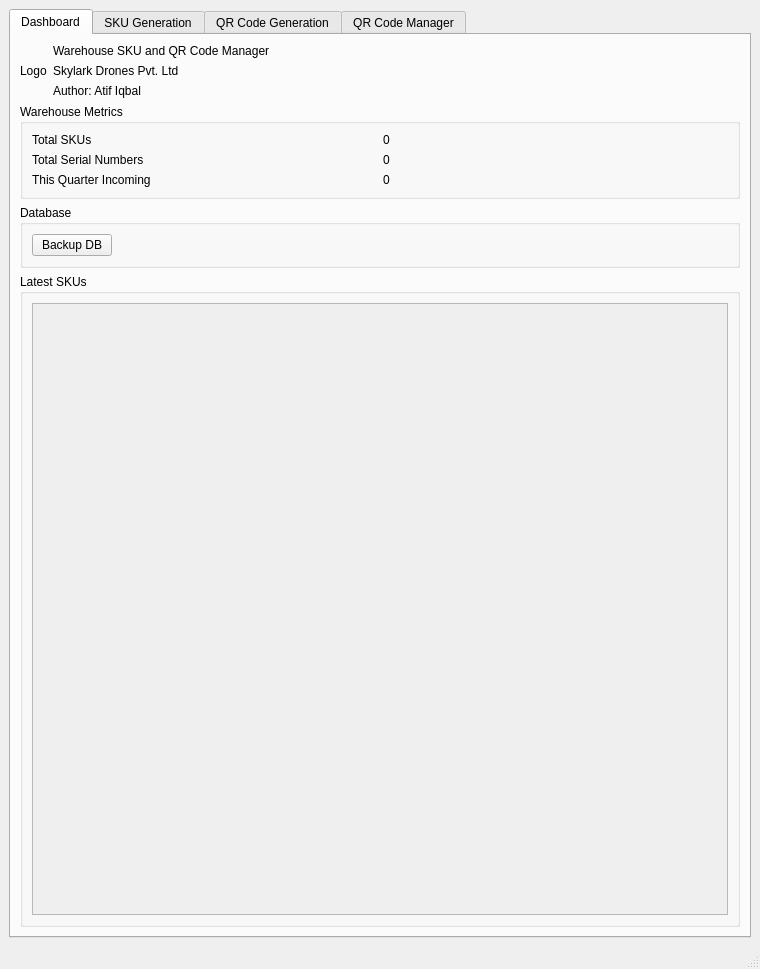
<?xml version="1.0" encoding="UTF-8"?>
<ui version="4.0">
 <class>MainWindow</class>
 <widget class="QMainWindow" name="MainWindow">
  <property name="windowTitle">
   <string>Warehouse SKU and QR Code Manager</string>
  </property>
  <widget class="QWidget" name="centralwidget">
   <layout class="QVBoxLayout" name="mainLayout">
    <item>
     <widget class="QTabWidget" name="mainTabWidget">
      <widget class="QWidget" name="dashboardTab">
       <attribute name="title">
        <string>Dashboard</string>
       </attribute>
       <layout class="QVBoxLayout" name="dashboardLayout">
        <item>
         <layout class="QHBoxLayout" name="dashboardLogoLayout">
          <item>
           <widget class="QLabel" name="companyLogoLabel">
            <property name="text">
             <string>Logo</string>
            </property>
           </widget>
          </item>
          <item>
           <layout class="QVBoxLayout" name="companyInfoLayout">
            <item>
             <widget class="QLabel" name="softwareNameLabel">
              <property name="text">
               <string>Warehouse SKU and QR Code Manager</string>
              </property>
             </widget>
            </item>
            <item>
             <widget class="QLabel" name="companyNameLabel">
              <property name="text">
               <string>Skylark Drones Pvt. Ltd</string>
              </property>
             </widget>
            </item>
            <item>
             <widget class="QLabel" name="authorLabel">
              <property name="text">
               <string>Author: Atif Iqbal</string>
              </property>
             </widget>
            </item>
           </layout>
          </item>
          <item>
           <spacer name="dashboardLogoSpacer">
            <property name="orientation">
             <enum>Qt::Horizontal</enum>
            </property>
            <property name="sizeHint" stdset="0">
             <size>
              <width>40</width>
              <height>20</height>
             </size>
            </property>
           </spacer>
          </item>
         </layout>
        </item>
        <item>
         <widget class="QGroupBox" name="metricsGroupBox">
          <property name="title">
           <string>Warehouse Metrics</string>
          </property>
          <layout class="QGridLayout" name="metricsGridLayout">
           <item row="0" column="0">
            <widget class="QLabel" name="totalSkusLabel">
             <property name="text">
              <string>Total SKUs</string>
             </property>
            </widget>
           </item>
           <item row="0" column="1">
            <widget class="QLabel" name="totalSkusValueLabel">
             <property name="text">
              <string>0</string>
             </property>
            </widget>
           </item>
           <item row="1" column="0">
            <widget class="QLabel" name="totalBarcodesLabel">
             <property name="text">
              <string>Total Serial Numbers</string>
             </property>
            </widget>
           </item>
           <item row="1" column="1">
            <widget class="QLabel" name="totalBarcodesValueLabel">
             <property name="text">
              <string>0</string>
             </property>
            </widget>
           </item>
           <item row="2" column="0">
            <widget class="QLabel" name="quarterBarcodesLabel">
             <property name="text">
              <string>This Quarter Incoming</string>
             </property>
            </widget>
           </item>
           <item row="2" column="1">
            <widget class="QLabel" name="quarterBarcodesValueLabel">
             <property name="text">
              <string>0</string>
             </property>
            </widget>
           </item>
          </layout>
         </widget>
        </item>
        <item>
         <widget class="QGroupBox" name="databaseGroupBox">
          <property name="title">
           <string>Database</string>
          </property>
          <layout class="QHBoxLayout" name="databaseButtonLayout">
           <item>
            <widget class="QPushButton" name="backupDbButton">
             <property name="text">
              <string>Backup DB</string>
             </property>
            </widget>
           </item>
           <item>
            <spacer name="databaseButtonSpacer">
             <property name="orientation">
              <enum>Qt::Horizontal</enum>
             </property>
             <property name="sizeHint" stdset="0">
              <size>
               <width>40</width>
               <height>20</height>
              </size>
             </property>
            </spacer>
           </item>
          </layout>
         </widget>
        </item>
        <item>
         <widget class="QGroupBox" name="latestSkuGroupBox">
          <property name="title">
           <string>Latest SKUs</string>
          </property>
          <layout class="QVBoxLayout" name="latestSkuLayout">
           <item>
            <widget class="QScrollArea" name="latestSkuScrollArea">
             <property name="widgetResizable">
              <bool>true</bool>
             </property>
             <widget class="QWidget" name="latestSkuContainer">
              <layout class="QGridLayout" name="latestSkuGridLayout"/>
             </widget>
            </widget>
           </item>
          </layout>
         </widget>
        </item>
       </layout>
      </widget>
      <widget class="QWidget" name="skuTab">
       <attribute name="title">
        <string>SKU Generation</string>
       </attribute>
       <layout class="QHBoxLayout" name="skuTabLayout">
        <item>
         <layout class="QVBoxLayout" name="skuLeftLayout">
          <item>
           <widget class="QGroupBox" name="searchGroupBox">
            <property name="title">
             <string>Search</string>
            </property>
            <layout class="QGridLayout" name="searchGridLayout">
             <item row="0" column="0">
              <widget class="QLabel" name="searchSkuLabel">
               <property name="text">
                <string>SKU</string>
               </property>
              </widget>
             </item>
             <item row="0" column="1">
              <widget class="QLineEdit" name="searchSkuLineEdit"/>
             </item>
             <item row="1" column="0">
              <widget class="QLabel" name="searchPartNumberLabel">
               <property name="text">
                <string>Part Number</string>
               </property>
              </widget>
             </item>
             <item row="1" column="1">
              <widget class="QLineEdit" name="searchPartNumberLineEdit"/>
             </item>
             <item row="2" column="0">
              <widget class="QLabel" name="searchPartNameLabel">
               <property name="text">
                <string>Part Name</string>
               </property>
              </widget>
             </item>
             <item row="2" column="1">
              <widget class="QLineEdit" name="searchPartNameLineEdit"/>
             </item>
             <item row="0" column="2" rowspan="3">
              <layout class="QVBoxLayout" name="searchButtonLayout">
               <item>
                <widget class="QPushButton" name="searchButton">
                 <property name="text">
                  <string>Search</string>
                 </property>
                </widget>
               </item>
               <item>
                <widget class="QPushButton" name="clearSearchButton">
                 <property name="text">
                  <string>Clear Search</string>
                 </property>
                </widget>
               </item>
               <item>
                <widget class="QPushButton" name="fillFromSearchButton">
                 <property name="text">
                  <string>Fill From Search</string>
                 </property>
                </widget>
               </item>
               <item>
                <spacer name="searchButtonSpacer">
                 <property name="orientation">
                  <enum>Qt::Vertical</enum>
                 </property>
                 <property name="sizeHint" stdset="0">
                  <size>
                   <width>20</width>
                   <height>20</height>
                  </size>
                 </property>
                </spacer>
               </item>
              </layout>
             </item>
            </layout>
           </widget>
          </item>
          <item>
           <widget class="QTableView" name="resultsTableView"/>
          </item>
          <item>
           <layout class="QHBoxLayout" name="searchQuantityWordsLayout">
            <item>
             <widget class="QLabel" name="searchQuantityWordsLabel">
              <property name="text">
               <string>Total Quantity (Words):</string>
              </property>
             </widget>
            </item>
            <item>
             <widget class="QLabel" name="searchQuantityWordsValueLabel">
              <property name="text">
               <string>-</string>
              </property>
             </widget>
            </item>
            <item>
             <spacer name="searchQuantityWordsSpacer">
              <property name="orientation">
               <enum>Qt::Horizontal</enum>
              </property>
              <property name="sizeHint" stdset="0">
               <size>
                <width>40</width>
                <height>20</height>
               </size>
              </property>
             </spacer>
            </item>
           </layout>
          </item>
          <item>
           <widget class="QLabel" name="statusLabel">
            <property name="text">
             <string/>
            </property>
           </widget>
          </item>
          <item>
           <widget class="QGroupBox" name="searchImageGroupBox">
            <property name="title">
             <string>Image Preview</string>
            </property>
            <layout class="QVBoxLayout" name="searchImageLayout">
             <item>
              <widget class="QLabel" name="searchImagePreviewLabel">
               <property name="text">
                <string>No Image</string>
               </property>
              </widget>
             </item>
            </layout>
           </widget>
          </item>
         </layout>
        </item>
        <item>
         <layout class="QVBoxLayout" name="skuRightLayout">
          <item>
           <widget class="QGroupBox" name="formGroupBox">
            <property name="title">
             <string>SKU Form</string>
            </property>
            <layout class="QGridLayout" name="formGridLayout">
             <item row="0" column="0">
              <widget class="QLabel" name="skuLabel">
               <property name="text">
                <string>SKU</string>
               </property>
              </widget>
             </item>
             <item row="0" column="1" colspan="2">
              <widget class="QLineEdit" name="skuLineEdit"/>
             </item>
             <item row="1" column="0">
              <widget class="QLabel" name="partNameLabel">
               <property name="text">
                <string>Part Name</string>
               </property>
              </widget>
             </item>
             <item row="1" column="1" colspan="2">
              <widget class="QLineEdit" name="partNameLineEdit"/>
             </item>
             <item row="2" column="0">
              <widget class="QLabel" name="partNumberLabel">
               <property name="text">
                <string>Part Number</string>
               </property>
              </widget>
             </item>
             <item row="2" column="1" colspan="2">
              <widget class="QLineEdit" name="partNumberLineEdit"/>
             </item>
             <item row="3" column="0">
              <widget class="QLabel" name="categoryLabel">
               <property name="text">
                <string>Category Code</string>
               </property>
              </widget>
             </item>
             <item row="3" column="1" colspan="2">
              <widget class="QComboBox" name="categoryComboBox"/>
             </item>
             <item row="4" column="0">
              <widget class="QLabel" name="subCategoryLabel">
               <property name="text">
                <string>Sub Category</string>
               </property>
              </widget>
             </item>
             <item row="4" column="1" colspan="2">
              <widget class="QComboBox" name="subCategoryComboBox"/>
             </item>
             <item row="5" column="0">
              <widget class="QLabel" name="itemSerialLabel">
               <property name="text">
                <string>Item Serial</string>
               </property>
              </widget>
             </item>
             <item row="5" column="1" colspan="2">
              <widget class="QSpinBox" name="itemSerialSpinBox"/>
             </item>
             <item row="6" column="0">
              <widget class="QLabel" name="variationLabel">
               <property name="text">
                <string>Unique Variation</string>
               </property>
              </widget>
             </item>
             <item row="6" column="1" colspan="2">
              <widget class="QSpinBox" name="variationSpinBox"/>
             </item>
             <item row="7" column="0">
              <widget class="QLabel" name="dimensionsLabel">
               <property name="text">
                <string>Product Dimensions</string>
               </property>
              </widget>
             </item>
             <item row="7" column="1" colspan="2">
              <widget class="QLineEdit" name="dimensionsLineEdit"/>
             </item>
             <item row="8" column="0">
              <widget class="QLabel" name="weightLabel">
               <property name="text">
                <string>Product Weight</string>
               </property>
              </widget>
             </item>
             <item row="8" column="1" colspan="2">
              <layout class="QHBoxLayout" name="weightLayout">
               <item>
                <widget class="QLineEdit" name="weightLineEdit"/>
               </item>
               <item>
                <widget class="QLabel" name="weightUnitLabel">
                 <property name="text">
                  <string>kg</string>
                 </property>
                </widget>
               </item>
              </layout>
             </item>
             <item row="9" column="0">
              <widget class="QLabel" name="descriptionLabel">
               <property name="text">
                <string>Description</string>
               </property>
              </widget>
             </item>
             <item row="9" column="1" colspan="2">
              <widget class="QPlainTextEdit" name="descriptionPlainTextEdit"/>
             </item>
             <item row="10" column="0">
              <widget class="QLabel" name="storageLabel">
               <property name="text">
                <string>Storage Requirements</string>
               </property>
              </widget>
             </item>
             <item row="10" column="1" colspan="2">
              <widget class="QLineEdit" name="storageLineEdit"/>
             </item>
             <item row="11" column="0">
              <widget class="QLabel" name="rackNumberLabel">
               <property name="text">
                <string>Rack Number</string>
               </property>
              </widget>
             </item>
             <item row="11" column="1" colspan="2">
              <widget class="QLineEdit" name="rackNumberLineEdit"/>
             </item>
             <item row="12" column="0">
              <widget class="QLabel" name="binNumberLabel">
               <property name="text">
                <string>Bin Number</string>
               </property>
              </widget>
             </item>
             <item row="12" column="1" colspan="2">
              <widget class="QLineEdit" name="binNumberLineEdit"/>
             </item>
             <item row="13" column="0">
              <widget class="QLabel" name="productFamilyLabel">
               <property name="text">
                <string>Product Family</string>
               </property>
              </widget>
             </item>
             <item row="13" column="1" colspan="2">
              <widget class="QLineEdit" name="productFamilyLineEdit"/>
             </item>
             <item row="14" column="0">
              <widget class="QLabel" name="imagePathLabel">
               <property name="text">
                <string>Image</string>
               </property>
              </widget>
             </item>
             <item row="14" column="1" colspan="2">
              <layout class="QHBoxLayout" name="imagePathLayout">
               <item>
                <widget class="QLineEdit" name="imagePathLineEdit"/>
               </item>
               <item>
                <widget class="QPushButton" name="browseImageButton">
                 <property name="text">
                  <string>Browse</string>
                 </property>
                </widget>
               </item>
              </layout>
             </item>
             <item row="15" column="0">
              <widget class="QLabel" name="commentsLabel">
               <property name="text">
                <string>Comments</string>
               </property>
              </widget>
             </item>
             <item row="15" column="1" colspan="2">
              <widget class="QPlainTextEdit" name="commentsPlainTextEdit"/>
             </item>
             <item row="16" column="0">
              <widget class="QPushButton" name="clearFormButton">
               <property name="text">
                <string>Clear Forms</string>
               </property>
              </widget>
             </item>
             <item row="16" column="1" colspan="2">
              <widget class="QPushButton" name="saveButton">
               <property name="text">
                <string>Generate SKU and Update List</string>
               </property>
              </widget>
             </item>
             <item row="17" column="0">
              <widget class="QPushButton" name="deleteSkuButton">
               <property name="text">
                <string>Delete SKU</string>
               </property>
              </widget>
             </item>
             <item row="17" column="1" colspan="2">
              <widget class="QPushButton" name="updateButton">
               <property name="text">
                <string>Update Selected Record</string>
               </property>
              </widget>
             </item>
            </layout>
           </widget>
          </item>
         </layout>
        </item>
       </layout>
      </widget>
      <widget class="QWidget" name="barcodeTab">
       <attribute name="title">
        <string>QR Code Generation</string>
       </attribute>
       <layout class="QHBoxLayout" name="barcodeTabLayout">
        <item>
         <layout class="QVBoxLayout" name="barcodeLeftLayout">
          <item>
           <widget class="QGroupBox" name="barcodeGroupBox">
          <property name="title">
           <string>Generate QR Codes</string>
          </property>
          <layout class="QGridLayout" name="barcodeGridLayout">
           <item row="0" column="0">
            <widget class="QLabel" name="barcodeSkuLabel">
             <property name="text">
              <string>SKU</string>
             </property>
            </widget>
           </item>
           <item row="0" column="1" colspan="2">
            <widget class="QComboBox" name="barcodeSkuComboBox"/>
           </item>
           <item row="2" column="0">
            <widget class="QLabel" name="barcodeQuantityLabel">
             <property name="text">
              <string>Quantity</string>
             </property>
            </widget>
           </item>
           <item row="2" column="1" colspan="2">
            <widget class="QLineEdit" name="barcodeQuantityLineEdit"/>
           </item>
           <item row="3" column="0">
            <widget class="QLabel" name="barcodeQuarterYearLabel">
             <property name="text">
              <string>Current Quarter / Year</string>
             </property>
            </widget>
           </item>
           <item row="3" column="1">
            <widget class="QComboBox" name="barcodeQuarterComboBox"/>
           </item>
           <item row="3" column="2">
            <widget class="QComboBox" name="barcodeYearComboBox"/>
           </item>
           <item row="4" column="0">
            <widget class="QLabel" name="barcodeNextSerialLabel">
             <property name="text">
              <string>Next Serial</string>
             </property>
            </widget>
           </item>
           <item row="4" column="1" colspan="2">
            <widget class="QLineEdit" name="barcodeNextSerialLineEdit"/>
           </item>
           <item row="5" column="0">
            <widget class="QLabel" name="barcodeValueLabel">
             <property name="text">
              <string>Last QR Code</string>
             </property>
            </widget>
           </item>
           <item row="5" column="1" colspan="2">
            <widget class="QLineEdit" name="barcodeValueLineEdit"/>
           </item>
           <item row="6" column="0">
            <widget class="QLabel" name="barcodePreviewTitleLabel">
             <property name="text">
              <string>QR Code Preview</string>
             </property>
            </widget>
           </item>
           <item row="6" column="1" colspan="2">
            <widget class="QLabel" name="barcodePreviewLabel">
             <property name="text">
              <string>No QR Code</string>
             </property>
            </widget>
           </item>
           <item row="7" column="1">
            <widget class="QPushButton" name="generateBarcodeButton">
             <property name="text">
              <string>Generate QR Codes</string>
             </property>
            </widget>
           </item>
           <item row="7" column="2">
            <widget class="QPushButton" name="clearBarcodeFieldsButton">
             <property name="text">
              <string>Clear Fields</string>
             </property>
            </widget>
           </item>
           <item row="8" column="1" colspan="2">
            <widget class="QPushButton" name="printBarcodeButton">
             <property name="text">
              <string>Export QR Codes (PDF)</string>
             </property>
            </widget>
           </item>
           <item row="9" column="1" colspan="2">
            <widget class="QPushButton" name="deleteBarcodeButton">
             <property name="text">
              <string>Delete Selected Serials</string>
             </property>
            </widget>
           </item>
          </layout>
           </widget>
          </item>
          <item>
           <widget class="QGroupBox" name="barcodeSkuDetailsGroupBox">
          <property name="title">
           <string>SKU Details</string>
          </property>
          <layout class="QHBoxLayout" name="barcodeSkuDetailsLayout">
           <item>
            <widget class="QLabel" name="barcodeSkuImageLabel">
             <property name="text">
              <string>No Image</string>
             </property>
            </widget>
           </item>
           <item>
            <layout class="QGridLayout" name="barcodeSkuDetailsGrid">
             <item row="0" column="0">
              <widget class="QLabel" name="barcodeSkuDetailsPartNameLabel">
               <property name="text">
                <string>Part Name</string>
               </property>
              </widget>
             </item>
             <item row="0" column="1">
              <widget class="QLabel" name="barcodePartNameValueLabel">
               <property name="text">
                <string>-</string>
               </property>
              </widget>
             </item>
             <item row="1" column="0">
              <widget class="QLabel" name="barcodeSkuDetailsPartNumberLabel">
               <property name="text">
                <string>Part Number</string>
               </property>
              </widget>
             </item>
             <item row="1" column="1">
              <widget class="QLabel" name="barcodePartNumberValueLabel">
               <property name="text">
                <string>-</string>
               </property>
              </widget>
             </item>
             <item row="2" column="0">
              <widget class="QLabel" name="barcodeQuantityWordsLabelTitle">
               <property name="text">
                <string>Total Quantity</string>
               </property>
              </widget>
             </item>
             <item row="2" column="1">
              <widget class="QLabel" name="barcodeQuantityWordsValueLabel">
               <property name="text">
                <string>-</string>
               </property>
              </widget>
             </item>
            </layout>
           </item>
          </layout>
         </widget>
          </item>
         </layout>
        </item>
        <item>
         <widget class="QTableView" name="barcodeTableView"/>
        </item>
       </layout>
      </widget>
      <widget class="QWidget" name="barcodeHistoryTab">
       <attribute name="title">
        <string>QR Code Manager</string>
       </attribute>
       <layout class="QHBoxLayout" name="historyTabLayout">
        <item>
         <widget class="QGroupBox" name="historySkuGroupBox">
          <property name="title">
           <string>SKU Selection</string>
          </property>
          <layout class="QGridLayout" name="historySkuGridLayout">
           <item row="0" column="0">
            <widget class="QLabel" name="historySkuLabel">
             <property name="text">
              <string>SKU</string>
             </property>
            </widget>
           </item>
           <item row="0" column="1">
            <widget class="QComboBox" name="historySkuComboBox"/>
           </item>
           <item row="1" column="0">
            <widget class="QLabel" name="historySerialSearchLabel">
             <property name="text">
              <string>Serial Search</string>
             </property>
            </widget>
           </item>
           <item row="1" column="1">
            <widget class="QLineEdit" name="historySerialSearchLineEdit"/>
           </item>
           <item row="2" column="0" colspan="2">
            <widget class="QPushButton" name="historyRefreshButton">
             <property name="text">
              <string>Load History</string>
             </property>
            </widget>
           </item>
           <item row="3" column="0" colspan="2">
            <widget class="QPushButton" name="historyEditButton">
             <property name="text">
              <string>Edit Selected Serial</string>
             </property>
            </widget>
           </item>
           <item row="4" column="0" colspan="2">
            <widget class="QPushButton" name="historyDeleteButton">
             <property name="text">
              <string>Delete Selected Serials</string>
             </property>
            </widget>
           </item>
           <item row="5" column="0" colspan="2">
            <widget class="QPushButton" name="historyClearFieldsButton">
             <property name="text">
              <string>Clear Fields</string>
             </property>
            </widget>
           </item>
           <item row="6" column="0" colspan="2">
            <widget class="QGroupBox" name="historySkuDetailsGroupBox">
             <property name="title">
              <string>SKU Details</string>
             </property>
             <layout class="QHBoxLayout" name="historySkuDetailsLayout">
              <item>
               <widget class="QLabel" name="historySkuImageLabel">
                <property name="text">
                 <string>No Image</string>
                </property>
               </widget>
              </item>
              <item>
               <layout class="QGridLayout" name="historySkuDetailsGridLayout">
                <item row="0" column="0">
                 <widget class="QLabel" name="historySkuPartNameLabel">
                  <property name="text">
                   <string>Part Name</string>
                  </property>
                 </widget>
                </item>
                <item row="0" column="1">
                 <widget class="QLabel" name="historySkuPartNameValueLabel">
                  <property name="text">
                   <string>-</string>
                  </property>
                 </widget>
                </item>
                <item row="1" column="0">
                 <widget class="QLabel" name="historySkuPartNumberLabel">
                  <property name="text">
                   <string>Part Number</string>
                  </property>
                 </widget>
                </item>
                <item row="1" column="1">
                 <widget class="QLabel" name="historySkuPartNumberValueLabel">
                  <property name="text">
                   <string>-</string>
                  </property>
                 </widget>
                </item>
               </layout>
              </item>
             </layout>
            </widget>
           </item>
           <item row="7" column="0" colspan="2">
            <widget class="QGroupBox" name="historyBarcodeDetailsGroupBox">
             <property name="title">
              <string>QR Code Details</string>
             </property>
             <layout class="QGridLayout" name="historyBarcodeDetailsLayout">
              <item row="0" column="0">
               <widget class="QLabel" name="historyBarcodeLabel">
                <property name="text">
                 <string>QR Code</string>
                </property>
               </widget>
              </item>
              <item row="0" column="1">
               <widget class="QLabel" name="historyBarcodeValueLabel">
                <property name="text">
                 <string>-</string>
                </property>
               </widget>
              </item>
              <item row="1" column="0">
               <widget class="QLabel" name="historySerialLabel">
                <property name="text">
                 <string>Serial</string>
                </property>
               </widget>
              </item>
              <item row="1" column="1">
               <widget class="QLabel" name="historySerialValueLabel">
                <property name="text">
                 <string>-</string>
                </property>
               </widget>
              </item>
              <item row="2" column="0">
               <widget class="QLabel" name="historyDateLabel">
                <property name="text">
                 <string>Date</string>
                </property>
               </widget>
              </item>
              <item row="2" column="1">
               <widget class="QLabel" name="historyDateValueLabel">
                <property name="text">
                 <string>-</string>
                </property>
               </widget>
              </item>
              <item row="3" column="0">
               <widget class="QLabel" name="historyQuarterLabel">
                <property name="text">
                 <string>Quarter</string>
                </property>
               </widget>
              </item>
              <item row="3" column="1">
               <widget class="QLabel" name="historyQuarterValueLabel">
                <property name="text">
                 <string>-</string>
                </property>
               </widget>
              </item>
              <item row="4" column="0">
               <widget class="QLabel" name="historyYearLabel">
                <property name="text">
                 <string>Year</string>
                </property>
               </widget>
              </item>
              <item row="4" column="1">
               <widget class="QLabel" name="historyYearValueLabel">
                <property name="text">
                 <string>-</string>
                </property>
               </widget>
              </item>
             </layout>
            </widget>
           </item>
          </layout>
         </widget>
        </item>
        <item>
         <widget class="QTableView" name="historyTableView"/>
        </item>
       </layout>
      </widget>
     </widget>
    </item>
   </layout>
  </widget>
  <widget class="QStatusBar" name="statusbar"/>
 </widget>
 <resources/>
 <connections/>
</ui>
